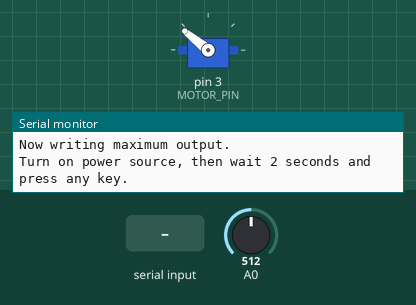
Simulated run of this sketch. Board: Arduino Uno, built with avr-gcc and run on an emulated ATmega328P. Shown: servo, the last lines printed to the serial monitor. The inputs (shaded band) are chosen by the test bench; at power-on: A0 = 512.

Above: at 0.9 s.
1.0 s: "1" received over Serial
At 2.4 s:
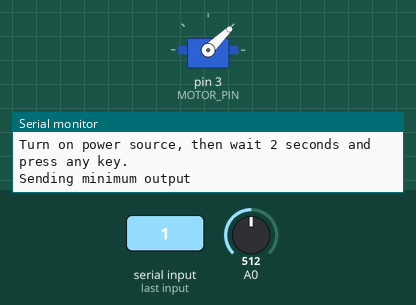
At 7.4 s:
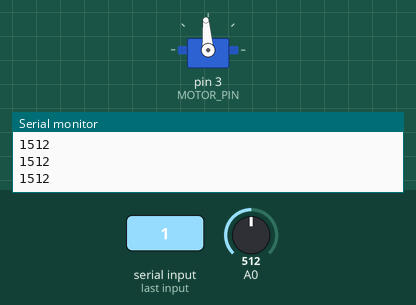
Timing chart, 0 to 8.5 s (numbered marks = the images above; inputs shaded):
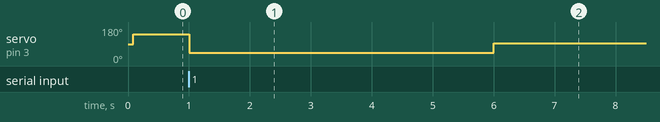

Measured:
- after the input at 1.0 s, servo on pin 3 (MOTOR_PIN): 141° → 44° at once, → 94° 5.0 s later

The sketch:

esc_caliberation.ino
```cpp
#include <Servo.h>

#define MAX_SIGNAL 2000
#define MIN_SIGNAL 1000
#define MOTOR_PIN 3

Servo motor;

void setup() {
  Serial.begin(9600);
  Serial.println("Program begin...");
  Serial.println("This program will calibrate the ESC.");

  motor.attach(MOTOR_PIN);

  Serial.println("Now writing maximum output.");
  Serial.println("Turn on power source, then wait 2 seconds and press any key.");
  motor.writeMicroseconds(MAX_SIGNAL);

  // Wait for input
  while (!Serial.available());
  Serial.read();

  // Send min output
  Serial.println("Sending minimum output");
  motor.writeMicroseconds(MIN_SIGNAL);
  delay(5000);
Serial.println("Done");
}

void loop() {
int pos = analogRead(A0);
motor.writeMicroseconds(1000+pos);    //Vary this between 1000-2000 to change the speed of motor. Higher value, higher speed.
Serial.println(1000+pos);
}
```
